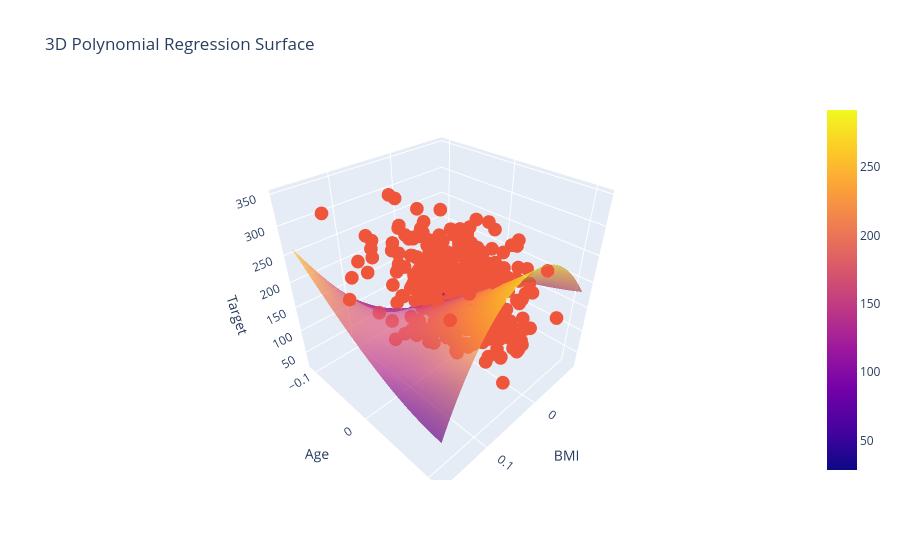

The notebook cell saved with this chart:
### Markdown cell above
## **Visualization**
---

### Code cell
import numpy as np
import plotly.graph_objects as go

# Grid banate hain
bmi_range = np.linspace(X["bmi"].min(), X["bmi"].max(), 50)
age_range = np.linspace(X["age"].min(), X["age"].max(), 50)

bmi_grid, age_grid = np.meshgrid(bmi_range, age_range)

# 2 features combine
X_grid = np.c_[bmi_grid.ravel(), age_grid.ravel()]

# Polynomial transform
X_grid_poly = poly.transform(X_grid)

# Prediction
y_pred = model.predict(X_grid_poly)

# reshape for surface
y_pred = y_pred.reshape(bmi_grid.shape)

# 🎯 Plotly Figure
fig = go.Figure()

# Surface (model prediction)
fig.add_trace(go.Surface(
    x=bmi_grid,
    y=age_grid,
    z=y_pred,
    opacity=0.7
))

# Scatter (actual data)
fig.add_trace(go.Scatter3d(
    x=X["bmi"],
    y=X["age"],
    z=y,
    mode='markers'
))

# Labels
fig.update_layout(
    title="3D Polynomial Regression Surface",
    scene=dict(
        xaxis_title='BMI',
        yaxis_title='Age',
        zaxis_title='Target'
    )
)

fig.show()

### Figure 1 — Plotly figure (JSON) as saved in the notebook; plotly's stock layout.template omitted (floating-point values rounded to 4 significant figures; data arrays with more than 128 entries replaced by an {"elided": "..."} marker saying what was removed)
{"data": [{"opacity": 0.7, "type": "surface", "x": {"elided": "50x50 float values"}, "y": {"elided": "50x50 float values"}, "z": {"elided": "50x50 float values"}}, {"mode": "markers", "type": "scatter3d", "x": {"elided": "442 float values"}, "y": {"elided": "442 float values"}, "z": {"elided": "442 float values"}}], "layout": {"scene": {"xaxis": {"title": {"text": "BMI"}}, "yaxis": {"title": {"text": "Age"}}, "zaxis": {"title": {"text": "Target"}}}, "title": {"text": "3D Polynomial Regression Surface"}}}
